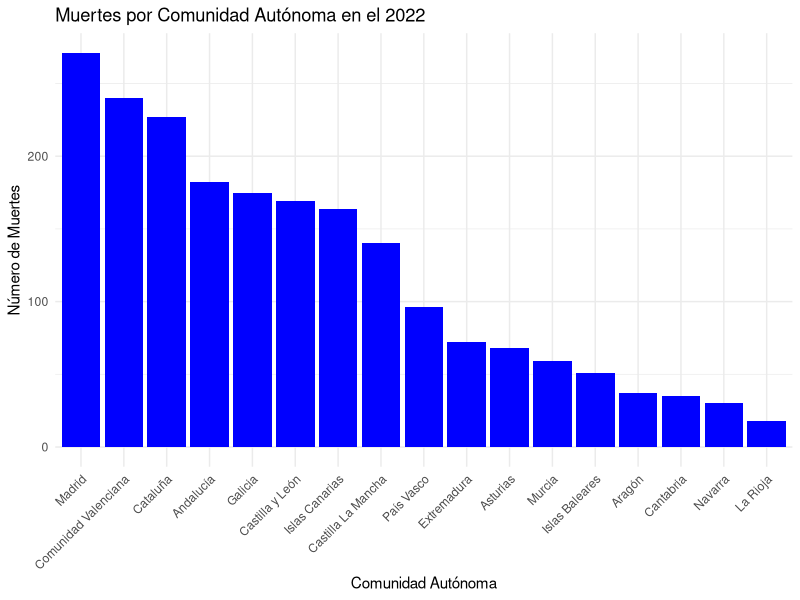

R code for this plot:
library(readr)
library(dplyr)
library(ggplot2)
Defunciones_2022 <- read_delim(file = "INPUT/DATA/defunciones_2022 csv.csv",
                                  delim = ";", escape_double = FALSE, trim_ws = TRUE)
#print(Defunciones_2022)

#Eliminamos la columna de Ids para poder unir las tablas
Defunciones_2022$ID <- NULL
#print(Defunciones_2022)





# vamos a renombrar la columna de nombre a comunidad, para que sea compatible
#con los datos de horas de sol y radiacion
datos_defunciones_2022 <- Defunciones_2022 %>%
  rename(Comunidad = Nombre)%>%
  rename(Defunciones = Valor)



# Filtrar para excluir 'Ceuta' y 'Melilla'
#datos_defunciones_2022 <- datos_defunciones_2022 %>%
 #filter(!Comunidad %in% c("Ceuta", "Melilla"))




#cambiamos mediante un case when los casos puntuales de cambio de nombre,
#abajo del todo establecemos que si coinciden los nombres que se mantengan

datos_defunciones_2022 <- datos_defunciones_2022 %>%
  mutate(Comunidad = case_when(
    Comunidad == "Asturias, Principado de" ~ "Asturias",
    Comunidad == "Balears, Illes" ~ "Islas Baleares",
    
    Comunidad == "Canarias" ~ "Islas Canarias",
    #Comunidad == "Balears, Illes" ~ "Islas Baleares",
    
    Comunidad == "Castilla - La Mancha" ~ "Castilla La Mancha",
    Comunidad == "Comunitat Valenciana" ~ "Comunidad Valenciana",

    Comunidad == "Madrid, Comunidad de" ~ "Madrid",
    Comunidad == "Murcia, Región de" ~ "Murcia",
    
    Comunidad == "Navarra, Comunidad Foral de" ~ "Navarra",
    Comunidad == "Rioja, La" ~ "La Rioja",
    
    TRUE ~ Comunidad  # Mantener los valores actuales si no coinciden
))


# Filtramos, para eliminar Ceuta y Melilla, y después ordenamos la tabla
#alfabéticamente de nuevo
datos_defunciones_2022 <- datos_defunciones_2022 %>%
  filter(!Comunidad %in% c("Ceuta", "Melilla")) %>%
  arrange(Comunidad)

#view(datos_defunciones_2022)


datos_def_dataframe <- data.frame(datos_defunciones_2022)


grafico_defunciones_2022 <- ggplot(datos_def_dataframe, aes(x = reorder(Comunidad, -Defunciones), y = Defunciones)) +
  geom_bar(stat = "identity", fill = "blue") +
  labs(
    title = "Muertes por Comunidad Autónoma en el 2022",
    x = "Comunidad Autónoma",
    y = "Número de Muertes"
  ) +
  theme_minimal() +
  theme(axis.text.x = element_text(angle = 45, hjust = 1))

grafico_defunciones_2022

